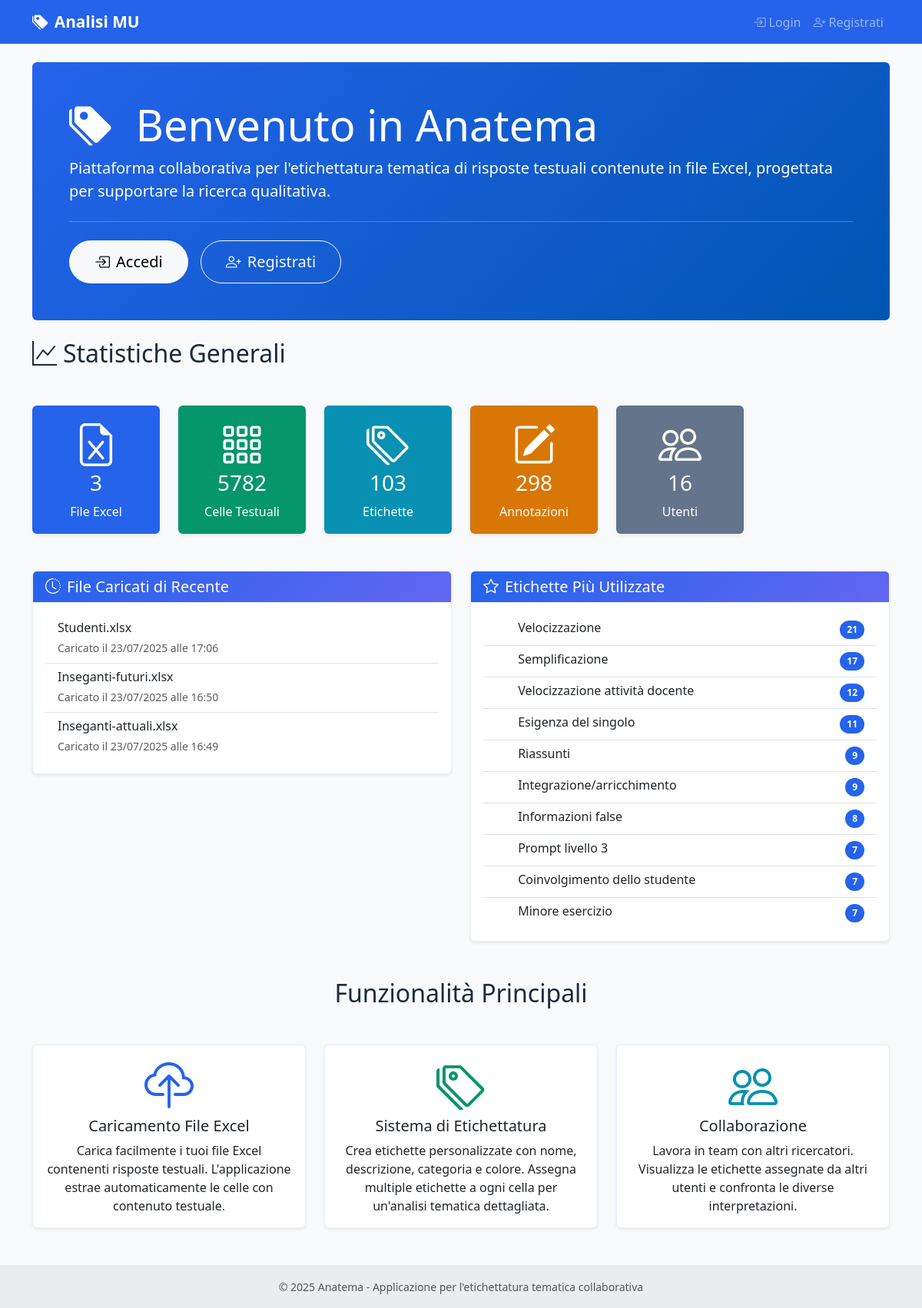
Before: / with the older database file.
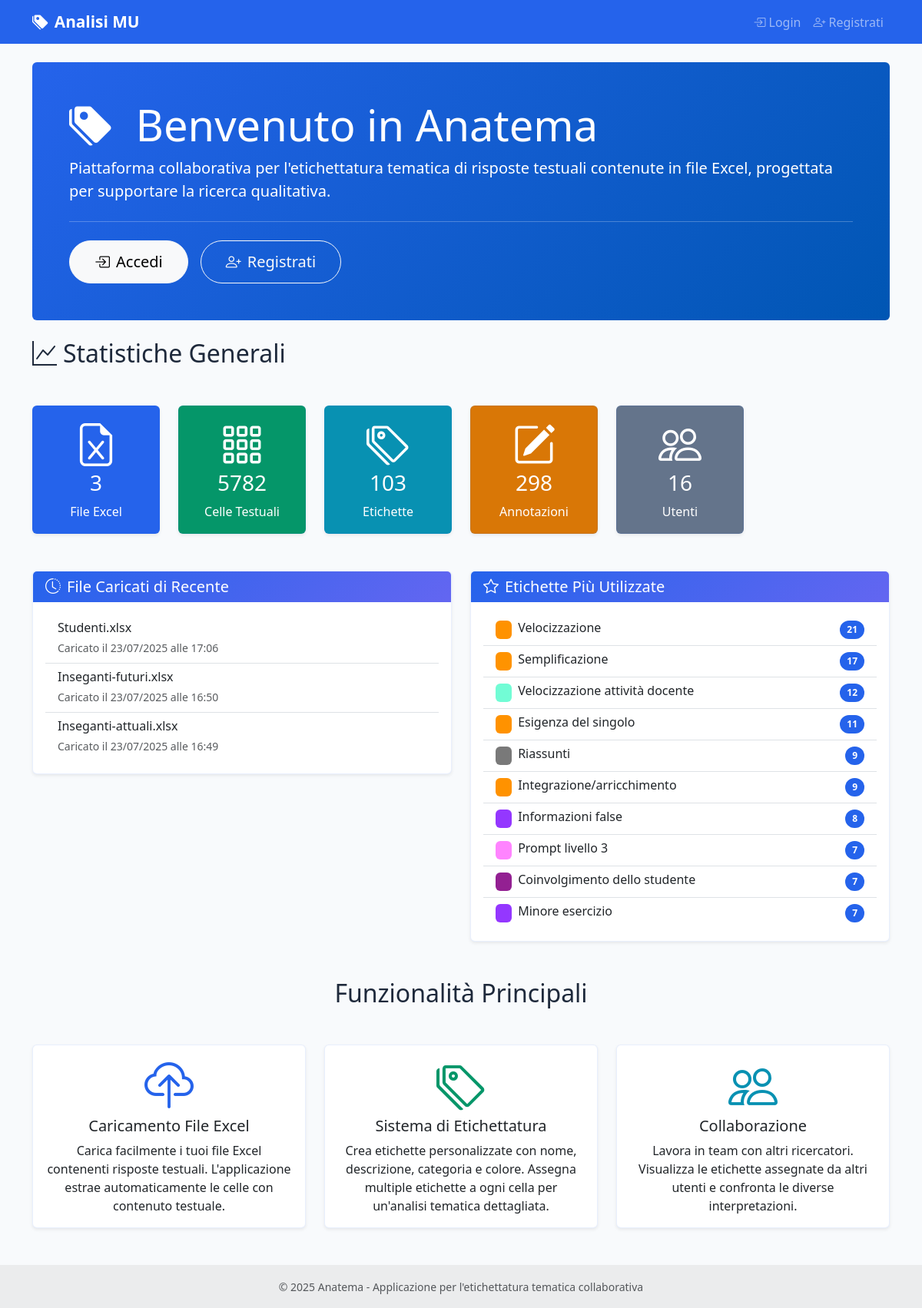
After: the same page with the newer database file.
### models.py (models this page shows, shortened)
class ExcelFile(db.Model):
    id = db.Column(db.Integer, primary_key=True)
    filename = db.Column(db.String(255), nullable=False)
    original_filename = db.Column(db.String(255), nullable=False)
    file_path = db.Column(db.String(500), nullable=False)
    uploaded_by = db.Column(db.Integer, db.ForeignKey('user.id'), nullable=False)
    uploaded_at = db.Column(db.DateTime, default=datetime.utcnow)
    uploader = db.relationship('User', backref='uploaded_files')
    text_cells = db.relationship('TextCell', backref='excel_file', lazy=True, cascade='all, delete-orphan')

class Label(db.Model):
    id = db.Column(db.Integer, primary_key=True)
    name = db.Column(db.String(100), nullable=False, unique=True)
    description = db.Column(db.Text)
    category_id = db.Column(db.Integer, db.ForeignKey('category.id'), nullable=True)
    category = db.Column(db.String(50))  # Manteniamo per compatibilità, sarà deprecato
    color = db.Column(db.String(7), default='#007bff')  # Colore HEX
    is_active = db.Column(db.Boolean, default=True)  # Soft delete
    created_at = db.Column(db.DateTime, default=datetime.utcnow)
    updated_at = db.Column(db.DateTime, default=datetime.utcnow, onupdate=datetime.utcnow)
    annotations = db.relationship('CellAnnotation', backref='label', lazy=True, cascade='all, delete-orphan')
    category_obj = db.relationship('Category', foreign_keys=[category_id], back_populates='labels')

### routes/main.py (the view)
@main_bp.route('/')
def index():
    stats = {
        'total_files': ExcelFile.query.count(),
        'total_cells': TextCell.query.count(),
        'total_labels': Label.query.count(),
        'total_annotations': CellAnnotation.query.count(),
        'total_users': User.query.count()
    }
    recent_files = ExcelFile.query.order_by(ExcelFile.uploaded_at.desc()).limit(5).all()
    popular_labels = db.session.query(Label, db.func.count(CellAnnotation.id).label('count'))\
        .join(CellAnnotation)\
        .group_by(Label.id)\
        .order_by(db.desc('count'))\
        .limit(10)\
        .all()
    return render_template('main/index.html',
                         stats=stats,
                         recent_files=recent_files,
                         popular_labels=popular_labels)

### templates/main/index.html (shortened to what this page needs)
{% extends "base.html" %}
{% block content %}
<div class="row">
    <div class="col-12">
        <div class="jumbotron bg-primary text-white rounded p-5 mb-4">
            <h1 class="display-4">
                <i class="bi bi-tags-fill me-3"></i>
                Benvenuto in Anatema
            </h1>
            <p class="lead">
                Piattaforma collaborativa per l'etichettatura tematica di risposte testuali
                contenute in file Excel, progettata per supportare la ricerca qualitativa.
            </p>
            {% if not current_user.is_authenticated %}
            <hr class="my-4">
            <div class="d-flex gap-3">
                <a class="btn btn-light btn-lg" href="{{ url_for('auth.login') }}" role="button">
                    <i class="bi bi-box-arrow-in-right me-2"></i>Accedi
                </a>
                <a class="btn btn-outline-light btn-lg" href="{{ url_for('auth.register') }}" role="button">
                    <i class="bi bi-person-plus me-2"></i>Registrati
                </a>
            </div>
            {% else %}
            <hr class="my-4">
            <a class="btn btn-light btn-lg" href="{{ url_for('main.dashboard') }}" role="button">
                <i class="bi bi-speedometer2 me-2"></i>Vai alla Dashboard
            </a>
            {% endif %}
        </div>
    </div>
</div>
<div class="row mb-4">
    <div class="col-12">
        <h2 class="mb-4">
            <i class="bi bi-graph-up me-2"></i>Statistiche Generali
        </h2>
    </div>
</div>
<div class="row mb-5">
    <div class="col-md-2">
        <div class="card bg-primary text-white">
            <div class="card-body text-center">
                <i class="bi bi-file-earmark-excel display-4 mb-2"></i>
                <h3 class="card-title">{{ stats.total_files }}</h3>
                <p class="card-text">File Excel</p>
            </div>
        </div>
    </div>
    <div class="col-md-2">
        <div class="card bg-success text-white">
            <div class="card-body text-center">
                <i class="bi bi-grid-3x3-gap display-4 mb-2"></i>
                <h3 class="card-title">{{ stats.total_cells }}</h3>
                <p class="card-text">Celle Testuali</p>
            </div>
        </div>
    </div>
    <div class="col-md-2">
        <div class="card bg-info text-white">
            <div class="card-body text-center">
                <i class="bi bi-tags display-4 mb-2"></i>
                <h3 class="card-title">{{ stats.total_labels }}</h3>
                <p class="card-text">Etichette</p>
            </div>
        </div>
    </div>
    <div class="col-md-2">
        <div class="card bg-warning text-white">
            <div class="card-body text-center">
                <i class="bi bi-pencil-square display-4 mb-2"></i>
                <h3 class="card-title">{{ stats.total_annotations }}</h3>
                <p class="card-text">Annotazioni</p>
            </div>
        </div>
    </div>
    <div class="col-md-2">
        <div class="card bg-secondary text-white">
            <div class="card-body text-center">
                <i class="bi bi-people display-4 mb-2"></i>
                <h3 class="card-title">{{ stats.total_users }}</h3>
                <p class="card-text">Utenti</p>
            </div>
        </div>
    </div>
</div>
<div class="row">
    <div class="col-md-6">
        <div class="card">
            <div class="card-header">
                <h5 class="mb-0">
                    <i class="bi bi-clock-history me-2"></i>File Caricati di Recente
                </h5>
            </div>
            <div class="card-body">
                {% if recent_files %}
                <div class="list-group list-group-flush">
                    {% for file in recent_files %}
                    <div class="list-group-item d-flex justify-content-between align-items-center">
                        <div>
                            <h6 class="mb-1">{{ file.original_filename }}</h6>
                            <small class="text-muted">
                                Caricato il {{ file.uploaded_at.strftime('%d/%m/%Y alle %H:%M') }}
                            </small>
                        </div>
                    </div>
                    {% endfor %}
                </div>
                {% else %}
                <p class="text-muted">Nessun file caricato ancora.</p>
                {% endif %}
            </div>
        </div>
    </div>
    <div class="col-md-6">
        <div class="card">
            <div class="card-header">
                <h5 class="mb-0">
                    <i class="bi bi-star me-2"></i>Etichette Più Utilizzate
                </h5>
            </div>
            <div class="card-body">
                {% if popular_labels %}
                <div class="list-group list-group-flush">
                    {% for label, count in popular_labels %}
                    <div class="list-group-item d-flex justify-content-between align-items-center">
                        <div class="d-flex align-items-center">
                            <span class="badge me-2" style="background-color: {{ label.color }};">
                            </span>
                            <div>
                                <h6 class="mb-1">{{ label.name }}</h6>
                            </div>
                        </div>
                        <span class="badge bg-primary rounded-pill">{{ count }}</span>
                    </div>
                    {% endfor %}
                </div>
                {% else %}
                <p class="text-muted">Nessuna etichetta utilizzata ancora.</p>
                {% endif %}
            </div>
        </div>
    </div>
</div>
{% if not current_user.is_authenticated %}
<div class="row mt-5">
    <div class="col-12">
        <h2 class="text-center mb-5">Funzionalità Principali</h2>
    </div>
</div>
<div class="row mb-5">
    <div class="col-md-4">
        <div class="card h-100">
            <div class="card-body text-center">
                <i class="bi bi-cloud-upload display-3 text-primary mb-3"></i>
                <h5 class="card-title">Caricamento File Excel</h5>
                <p class="card-text">
                    Carica facilmente i tuoi file Excel contenenti risposte testuali.
                    L'applicazione estrae automaticamente le celle con contenuto testuale.
                </p>
            </div>
        </div>
    </div>
    <div class="col-md-4">
        <div class="card h-100">
            <div class="card-body text-center">
                <i class="bi bi-tags display-3 text-success mb-3"></i>
                <h5 class="card-title">Sistema di Etichettatura</h5>
                <p class="card-text">
                    Crea etichette personalizzate con nome, descrizione, categoria e colore.
                    Assegna multiple etichette a ogni cella per un'analisi tematica dettagliata.
                </p>
            </div>
        </div>
    </div>
    <div class="col-md-4">
        <div class="card h-100">
            <div class="card-body text-center">
                <i class="bi bi-people display-3 text-info mb-3"></i>
                <h5 class="card-title">Collaborazione</h5>
                <p class="card-text">
                    Lavora in team con altri ricercatori. Visualizza le etichette assegnate
                    da altri utenti e confronta le diverse interpretazioni.
                </p>
            </div>
        </div>
    </div>
</div>
{% endif %}
{% endblock %}

### templates/base.html (shortened to what this page needs)
<!DOCTYPE html>
<html lang="it">
<head>
    <link href="https://cdn.jsdelivr.net/npm/bootstrap@5.3.0/dist/css/bootstrap.min.css" rel="stylesheet">
    <link href="https://cdn.jsdelivr.net/npm/bootstrap-icons@1.10.0/font/bootstrap-icons.css" rel="stylesheet">
    <link href="{{ url_for('static', filename='css/style.css') }}" rel="stylesheet">
</head>
<body>
    <nav class="navbar navbar-expand-lg navbar-dark bg-primary">
        <div class="container">
            <a class="navbar-brand" href="{{ url_for('main.index') }}">
                <i class="bi bi-tags-fill me-2"></i>Analisi MU
            </a>
            <div class="collapse navbar-collapse" id="navbarNav">
                <ul class="navbar-nav">
                    {% if current_user.is_authenticated %}
                    <li class="nav-item dropdown">
                        <a class="nav-link dropdown-toggle" href="#" id="userDropdown" role="button" data-bs-toggle="dropdown">
                            <i class="bi bi-person-circle me-1"></i>{{ current_user.username }}
                        </a>
                        <ul class="dropdown-menu dropdown-menu-end">
                            <li><a class="dropdown-item" href="{{ url_for('admin.profile') }}">
                                <i class="bi bi-person me-1"></i>Il Mio Profilo
                            </a></li>
                            <li><hr class="dropdown-divider"></li>
                            <li><a class="dropdown-item" href="{{ url_for('auth.logout') }}">
                                <i class="bi bi-box-arrow-right me-1"></i>Logout
                            </a></li>
                        </ul>
                    </li>
                    {% else %}
                    <li class="nav-item">
                        <a class="nav-link" href="{{ url_for('auth.login') }}">
                            <i class="bi bi-box-arrow-in-right me-1"></i>Login
                        </a>
                    </li>
                    <li class="nav-item">
                        <a class="nav-link" href="{{ url_for('auth.register') }}">
                            <i class="bi bi-person-plus me-1"></i>Registrati
                        </a>
                    </li>
                    {% endif %}
                </ul>
            </div>
        </div>
    </nav>
    <main class="container my-4">
        {% block content %}{% endblock %}
    </main>
    <footer class="bg-light text-center text-lg-start mt-5">
        <div class="text-center p-3" style="background-color: rgba(0, 0, 0, 0.05);">
            <small class="text-muted">
                © 2025 Anatema - Applicazione per l'etichettatura tematica collaborativa
            </small>
        </div>
    </footer>
</body>
</html>

### static/css/style.css (style rules this page uses)
:root { --primary-color: #2563eb; --secondary-color: #6366f1; --success-color: #059669; --warning-color: #d97706; --danger-color: #dc2626; --info-color: #0891b2; --light-color: #f8fafc; --dark-color: #1e293b; --accent-color: #7c3aed; --muted-color: #64748b; }
body { font-family: 'Segoe UI', Tahoma, Geneva, Verdana, sans-serif; background-color: var(--light-color); color: var(--dark-color); }
.navbar-brand { font-weight: 600; font-size: 1.3rem; }
.card { border: none; box-shadow: 0 0.125rem 0.25rem rgba(0, 0, 0, 0.075); transition: box-shadow 0.15s ease-in-out; }
.card-header { background: linear-gradient(135deg, var(--primary-color), var(--secondary-color)); color: white; border-bottom: none; font-weight: 600; }
.jumbotron { background: linear-gradient(135deg, var(--primary-color) 0%, #0056b3 100%); }
.btn { border-radius: 50px; font-weight: 500; transition: all 0.2s ease; }
.btn-lg { border-radius: 50px; padding: 0.75rem 2rem; }
.badge { font-size: 0.85em; padding: 0.5em 0.75em; }
.badge { font-weight: 600; font-size: 0.75rem; }
.badge.bg-primary:not([style*="background-color"]), .bg-primary:not([style*="background-color"]) { background-color: var(--primary-color) !important; }
.badge.bg-secondary:not([style*="background-color"]), .bg-secondary:not([style*="background-color"]) { background-color: var(--muted-color) !important; }
.badge.bg-success:not([style*="background-color"]), .bg-success:not([style*="background-color"]) { background-color: var(--success-color) !important; }
.badge.bg-info:not([style*="background-color"]), .bg-info:not([style*="background-color"]) { background-color: var(--info-color) !important; }
.badge.bg-warning:not([style*="background-color"]), .bg-warning:not([style*="background-color"]) { background-color: var(--warning-color) !important; color: white !important; }
.text-primary { color: var(--primary-color) !important; }
.text-success { color: var(--success-color) !important; }
.text-info { color: var(--info-color) !important; }
.card { border: 1px solid rgba(37, 99, 235, 0.1); }
span.badge, .badge { font-weight: 600 !important; }

Changed rows visible on the page:
changed Label "Velocizzazione": color empty → "#ff9200" (drawn)
changed Label "Semplificazione": color empty → "#ff9300" (drawn)
changed Label "Velocizzazione attività docente": color empty → "#72fcd5" (drawn)
changed Label "Esigenza del singolo": color empty → "#ff9200" (drawn)
changed Label "Riassunti": color empty → "#797979" (drawn)
changed Label "Integrazione/arricchimento": color empty → "#ff9200" (drawn)
changed Label "Informazioni false": color empty → "#9437ff" (drawn)
changed Label "Prompt livello 3": color empty → "#ff84ff" (drawn)
changed Label "Coinvolgimento dello studente": color empty → "#932092" (drawn)
changed Label "Minore esercizio": color empty → "#9437ff" (drawn)
